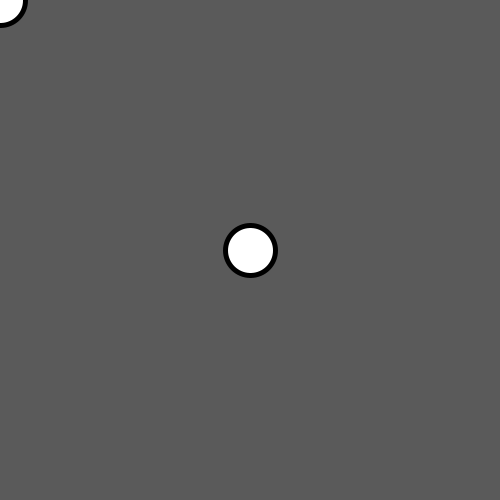
Frame 1 (no input)
Frame 60 (the mouse pressed at the canvas centre just before this capture): identical to frame 1, image omitted
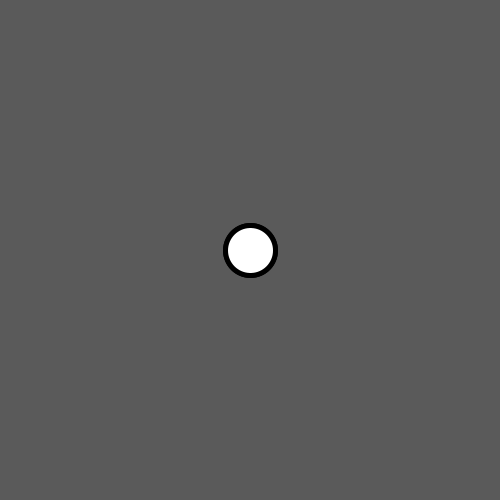
Frame 120 (the mouse held since frame 60 and released just before this capture)

The Processing sketch that drew these frames (run headless with seeded random() and noise(); from frame 60 on, the mouse is pressed at the canvas centre):

// Processing sketch: Ellipse_
// ── Ellipse_.pde
void setup() {
  size(500, 500);
}
void draw() {

  background(90);
  //  sphere();
  strokeWeight(5);
  ellipse(mouseX, mouseY, 50, 50);
  translate(width/2, height/2);

  ellipse(0, 0, 50, 50);
}


// ── Sphere.pde
void sphere() {
  for (int i =0; i < 40; i = i + 1) {
    float x1 = 0;
    float y1 = 0;
    float x2 = i-15;
    float y2 = i-15; 
    ellipse(x1,y1,x2,y2);
  }
}
